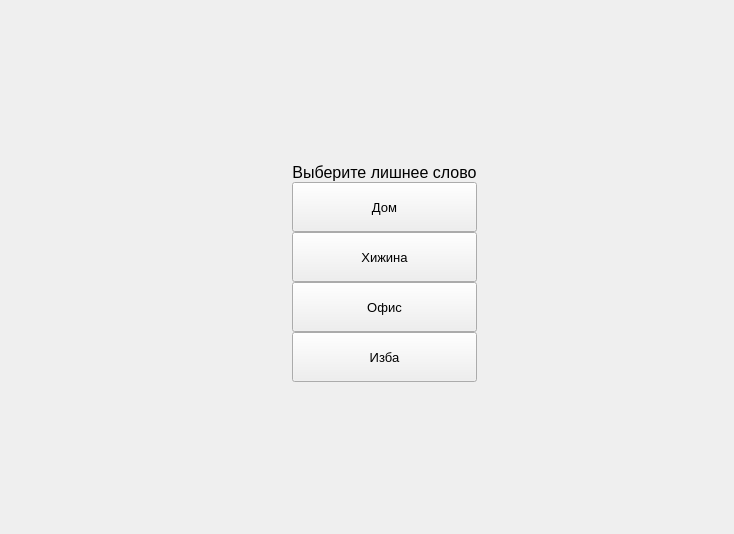
      <widget class="QWidget" name="page_4">
       <layout class="QGridLayout" name="gridLayout_10">
        <property name="rightMargin">
         <number>0</number>
        </property>
        <property name="bottomMargin">
         <number>0</number>
        </property>
        <property name="spacing">
         <number>0</number>
        </property>
        <item row="0" column="0">
         <widget class="QWidget" name="widget_4" native="true">
          <layout class="QGridLayout" name="gridLayout_6">
           <property name="leftMargin">
            <number>0</number>
           </property>
           <property name="topMargin">
            <number>0</number>
           </property>
           <property name="rightMargin">
            <number>0</number>
           </property>
           <property name="bottomMargin">
            <number>0</number>
           </property>
           <property name="spacing">
            <number>0</number>
           </property>
           <item row="2" column="1">
            <widget class="QLabel" name="label_5">
             <property name="font">
              <font>
               <pointsize>12</pointsize>
              </font>
             </property>
             <property name="text">
              <string>Выберите лишнее слово</string>
             </property>
             <property name="alignment">
              <set>Qt::AlignCenter</set>
             </property>
            </widget>
           </item>
           <item row="4" column="1">
            <widget class="QPushButton" name="pushButton_7">
             <property name="minimumSize">
              <size>
               <width>0</width>
               <height>50</height>
              </size>
             </property>
             <property name="font">
              <font>
               <pointsize>10</pointsize>
              </font>
             </property>
             <property name="text">
              <string>Хижина</string>
             </property>
            </widget>
           </item>
           <item row="7" column="1">
            <widget class="QPushButton" name="pushButton_9">
             <property name="minimumSize">
              <size>
               <width>0</width>
               <height>50</height>
              </size>
             </property>
             <property name="font">
              <font>
               <pointsize>10</pointsize>
              </font>
             </property>
             <property name="text">
              <string>Изба</string>
             </property>
            </widget>
           </item>
           <item row="9" column="1">
            <spacer name="verticalSpacer_10">
             <property name="orientation">
              <enum>Qt::Vertical</enum>
             </property>
             <property name="sizeHint" stdset="0">
              <size>
               <width>20</width>
               <height>152</height>
              </size>
             </property>
            </spacer>
           </item>
           <item row="0" column="1">
            <spacer name="verticalSpacer_11">
             <property name="orientation">
              <enum>Qt::Vertical</enum>
             </property>
             <property name="sizeHint" stdset="0">
              <size>
               <width>20</width>
               <height>152</height>
              </size>
             </property>
            </spacer>
           </item>
           <item row="4" column="0" rowspan="2">
            <spacer name="horizontalSpacer_7">
             <property name="orientation">
              <enum>Qt::Horizontal</enum>
             </property>
             <property name="sizeHint" stdset="0">
              <size>
               <width>281</width>
               <height>20</height>
              </size>
             </property>
            </spacer>
           </item>
           <item row="6" column="1">
            <widget class="QPushButton" name="pushButton_8">
             <property name="minimumSize">
              <size>
               <width>0</width>
               <height>50</height>
              </size>
             </property>
             <property name="font">
              <font>
               <pointsize>10</pointsize>
              </font>
             </property>
             <property name="text">
              <string>Офис</string>
             </property>
            </widget>
           </item>
           <item row="3" column="1">
            <widget class="QPushButton" name="pushButton_6">
             <property name="minimumSize">
              <size>
               <width>0</width>
               <height>50</height>
              </size>
             </property>
             <property name="font">
              <font>
               <pointsize>10</pointsize>
              </font>
             </property>
             <property name="text">
              <string>Дом</string>
             </property>
            </widget>
           </item>
           <item row="7" column="2">
            <spacer name="horizontalSpacer_8">
             <property name="orientation">
              <enum>Qt::Horizontal</enum>
             </property>
             <property name="sizeHint" stdset="0">
              <size>
               <width>257</width>
               <height>20</height>
              </size>
             </property>
            </spacer>
           </item>
          </layout>
         </widget>
        </item>
       </layout>
      </widget>
